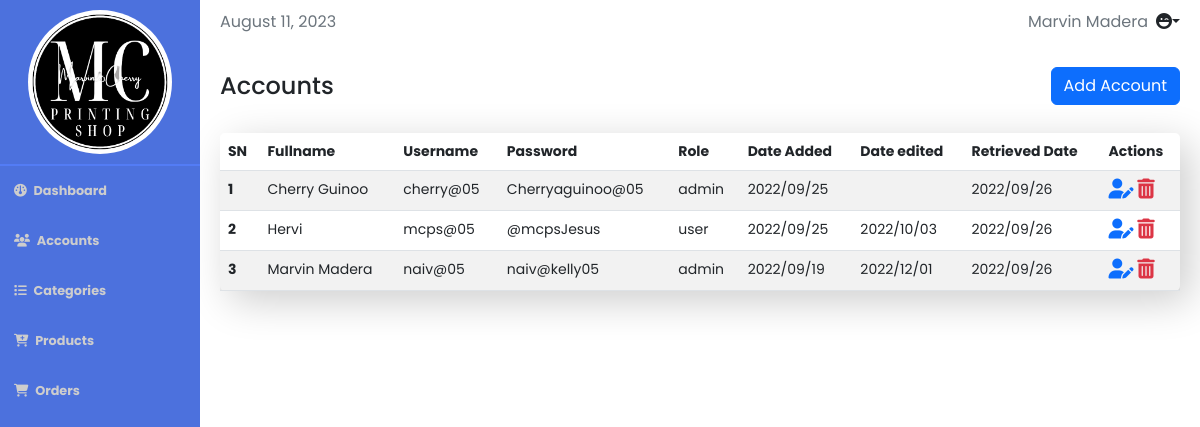
/account.php (signed in), run on the app's committed database.
### tables this page shows
CREATE TABLE `account` (
  `id` int(11) NOT NULL,
  `fullname` varchar(100) NOT NULL,
  `username` varchar(50) NOT NULL,
  `password` varchar(50) NOT NULL,
  `role` varchar(10) NOT NULL,
  `date_added` varchar(50) NOT NULL,
  `date_edited` varchar(50) NOT NULL,
  `date_retrieved` varchar(50) NOT NULL
);

### functions.php (called while the page is built, shortened)
<?php
include "config.php";
function fetch_account($tb_name)
{
    global $mysqli;
    $sql = "SELECT * FROM `$tb_name` ORDER BY `date_added` DESC";
    return $mysqli->query($sql);
}

### account.php (the view, shortened to what this page needs)
<?php
include "functions.php";
$listOfAccounts = fetch_account("account");
?>
<!DOCTYPE html>
<html lang="en">
<head>
    <?php include "header.php"; ?>
    <link rel="stylesheet" href="css/accounts.css?v=<?= time() ?>">
    <link rel="stylesheet" href="css/dashboard.css?v=<?= time(); ?>">
</head>
<body>
    <?php include "admin_navbar.php"; ?>
    <main class="main-content">
        <div class="account d-flex align-items-center justify-content-between mb-4">
            <h4 class="mt-2">Accounts</h4>
            <a href="insert.php" class="btn btn-primary">
                Add Account
            </a>
        </div>
        <table class="table table-striped">
            <thead>
                <tr>
                    <th scope="col">SN</th>
                    <th scope="col">Fullname</th>
                    <th scope="col">Username</th>
                    <th scope="col">Password</th>
                    <th scope="col">Role</th>
                    <th scope="col">Date Added</th>
                    <th scope="col">Date edited</th>
                    <th scope="col">Retrieved Date</th>
                    <th scope="col">Actions</th>
                </tr>
            </thead>
            <tbody>
                <?php
                $sn = 1;
                while ($row = $listOfAccounts->fetch_assoc()) {
                ?>
                    <tr>
                        <th scope="row"><?= $sn ?></th>
                        <td><?= $row['fullname'] ?></td>
                        <td><?= $row['username'] ?></td>
                        <td><?= $row['password'] ?></td>
                        <td><?= $row['role'] ?></td>
                        <td><?= $row['date_added'] ?></td>
                        <td><?= $row['date_edited'] ?></td>
                        <td><?= $row['date_retrieved'] ?></td>
                        <td>
                            <a href="edit_acc.php?id=<?= $row['id'] ?>">
                                <i class="fa-solid fa-user-pen fs-5"></i>
                            </a>
                            <a href="delete.php?user_id=<?= $row['id'] ?>">
                                <i class="fa fa-trash fs-5 text-danger"></i>
                            </a>
                        </td>
                    </tr>
                <?php $sn++;
                }
                ?>
            </tbody>
        </table>
    </main>
    <?php include "sidebar.php"; ?>
</body>
</html>

### css/accounts.css (style rules this page uses)
* { padding: 0; margin: 0; line-height: 1.5em; box-sizing: border-box; }
body { font-family: 'Poppins', sans-serif; }
table a { text-decoration: none; }
.main-content { margin-left: 200px; padding: 20px; }
table { box-shadow: 10px 10px 40px rgba(0,0,0, 0.2); background-color: #fff; border-radius: 5px; }
table tr th, table tr td { font-size: 14px; }

### css/dashboard.css (style rules this page uses)
* { padding: 0; margin: 0; line-height: 1.5em; box-sizing: border-box; }
body { font-family: 'Poppins', sans-serif; }

### data on the page
account: fullname "Cherry Guinoo", username "cherry@05", password "Cherryaguinoo@05", role "admin", date_added "2022/09/25", date_retrieved "2022/09/26"
account: fullname "Hervi", username "mcps@05", password "@mcpsJesus", role "user", date_added "2022/09/25", date_edited "2022/10/03", date_retrieved "2022/09/26"
account: fullname "Marvin Madera", username "naiv@05", password "naiv@kelly05", role "admin", date_added "2022/09/19", date_edited "2022/12/01", date_retrieved "2022/09/26"

### other printed values
$_SESSION['username'] "Marvin Madera"
